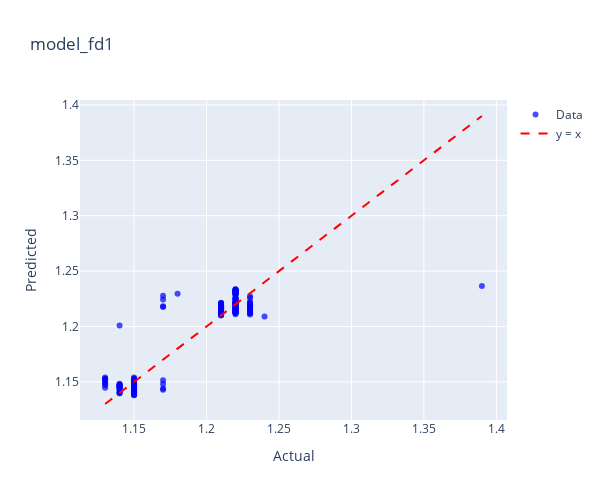
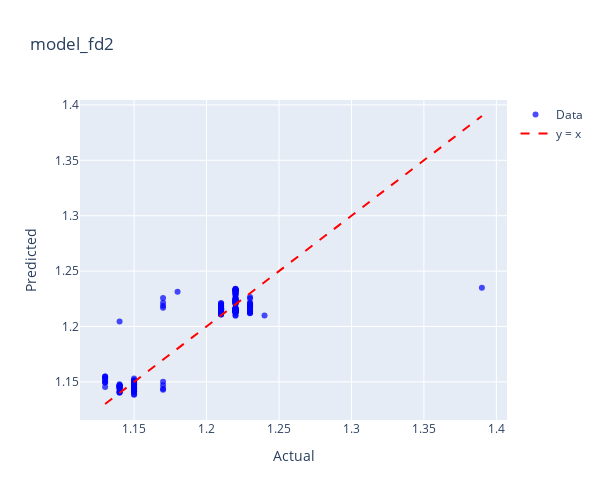
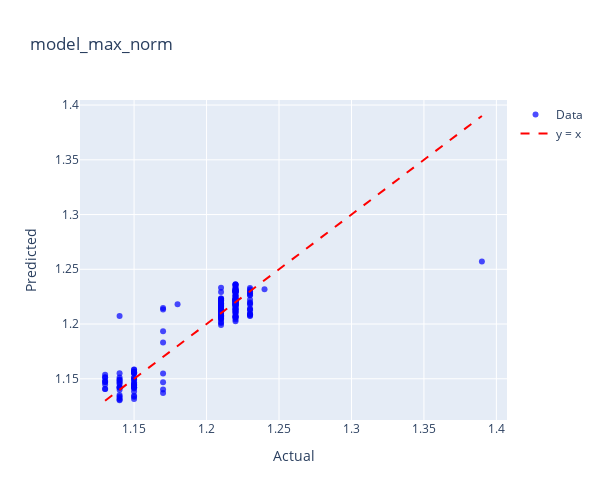
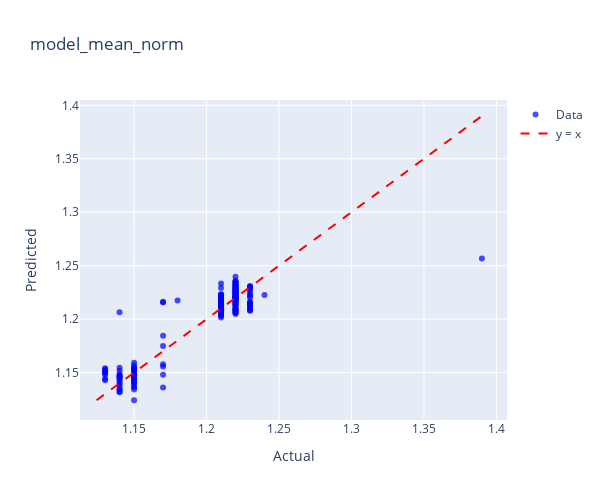

The notebook cell saved with these charts, in order:
### Code cell
model_dict = {
    'model_fd1': (model_fd1, protein_fd1),
    'model_fd2': (model_fd2, protein_fd2),
    'model_max_norm': (model_max_norm, protein_max_norm),
    'model_mean_norm': (model_mean_norm, protein_mean_norm),
    'model_msc': (model_msc, protein_msc),
    'model_ori': (model_ori, protein_ori),
    'model_range_norm': (model_range_norm, protein_range_norm),
    'model_sg1': (model_sg1, protein_sg1),
    'model_sg2': (model_sg2, protein_sg2),
    'model_snv': (model_snv, protein_snv),
}

for name, (model, data) in model_dict.items():
    print(f"Plotting for {name}")
    plot_actual_vs_predicted_plotly(model, data, 'PROTEIN',name)

### Figure 1 — Plotly figure (JSON) as saved in the notebook; plotly's stock layout.template omitted (floating-point values rounded to 4 significant figures; data arrays with more than 128 entries replaced by an {"elided": "..."} marker saying what was removed)
{"data": [{"hovertemplate": "Index: %{text}<br>Actual: %{x}<br>Predicted: %{y}<extra></extra>", "marker": {"color": "blue", "opacity": 0.7, "size": 6}, "mode": "markers", "name": "Data", "text": {"elided": "200 str values"}, "type": "scatter", "x": {"elided": "200 float values"}, "y": {"elided": "200 float values"}}, {"line": {"color": "red", "dash": "dash"}, "mode": "lines", "name": "y = x", "type": "scatter", "x": [1.13, 1.39], "y": [1.13, 1.39]}], "layout": {"height": 500, "title": {"text": "model_fd1"}, "width": 600, "xaxis": {"title": {"text": "Actual"}}, "yaxis": {"title": {"text": "Predicted"}}}}

### Figure 2 — Plotly figure (JSON) as saved in the notebook; plotly's stock layout.template omitted (floating-point values rounded to 4 significant figures; data arrays with more than 128 entries replaced by an {"elided": "..."} marker saying what was removed)
{"data": [{"hovertemplate": "Index: %{text}<br>Actual: %{x}<br>Predicted: %{y}<extra></extra>", "marker": {"color": "blue", "opacity": 0.7, "size": 6}, "mode": "markers", "name": "Data", "text": {"elided": "200 str values"}, "type": "scatter", "x": {"elided": "200 float values"}, "y": {"elided": "200 float values"}}, {"line": {"color": "red", "dash": "dash"}, "mode": "lines", "name": "y = x", "type": "scatter", "x": [1.13, 1.39], "y": [1.13, 1.39]}], "layout": {"height": 500, "title": {"text": "model_fd2"}, "width": 600, "xaxis": {"title": {"text": "Actual"}}, "yaxis": {"title": {"text": "Predicted"}}}}

### Figure 3 — Plotly figure (JSON) as saved in the notebook; plotly's stock layout.template omitted (floating-point values rounded to 4 significant figures; data arrays with more than 128 entries replaced by an {"elided": "..."} marker saying what was removed)
{"data": [{"hovertemplate": "Index: %{text}<br>Actual: %{x}<br>Predicted: %{y}<extra></extra>", "marker": {"color": "blue", "opacity": 0.7, "size": 6}, "mode": "markers", "name": "Data", "text": {"elided": "200 str values"}, "type": "scatter", "x": {"elided": "200 float values"}, "y": {"elided": "200 float values"}}, {"line": {"color": "red", "dash": "dash"}, "mode": "lines", "name": "y = x", "type": "scatter", "x": [1.13, 1.39], "y": [1.13, 1.39]}], "layout": {"height": 500, "title": {"text": "model_max_norm"}, "width": 600, "xaxis": {"title": {"text": "Actual"}}, "yaxis": {"title": {"text": "Predicted"}}}}

### Figure 4 — Plotly figure (JSON) as saved in the notebook; plotly's stock layout.template omitted (floating-point values rounded to 4 significant figures; data arrays with more than 128 entries replaced by an {"elided": "..."} marker saying what was removed)
{"data": [{"hovertemplate": "Index: %{text}<br>Actual: %{x}<br>Predicted: %{y}<extra></extra>", "marker": {"color": "blue", "opacity": 0.7, "size": 6}, "mode": "markers", "name": "Data", "text": {"elided": "200 str values"}, "type": "scatter", "x": {"elided": "200 float values"}, "y": {"elided": "200 float values"}}, {"line": {"color": "red", "dash": "dash"}, "mode": "lines", "name": "y = x", "type": "scatter", "x": [1.124, 1.39], "y": [1.124, 1.39]}], "layout": {"height": 500, "title": {"text": "model_mean_norm"}, "width": 600, "xaxis": {"title": {"text": "Actual"}}, "yaxis": {"title": {"text": "Predicted"}}}}
